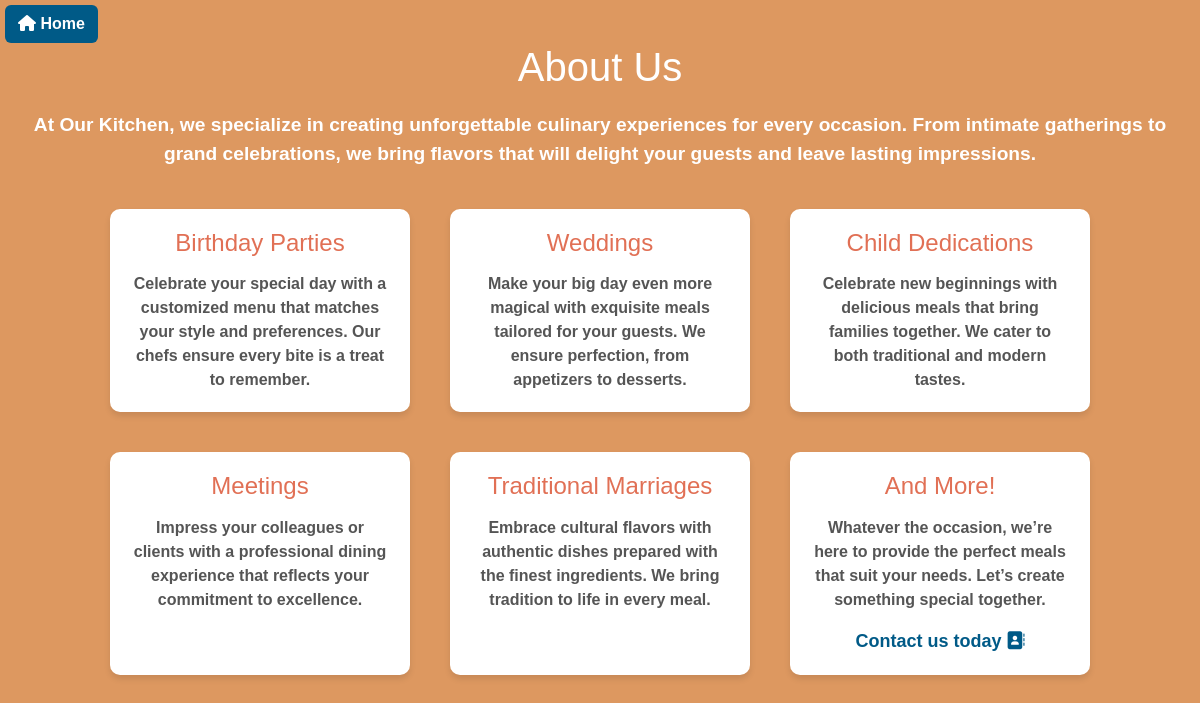
Page /about/ on the earlier database version.
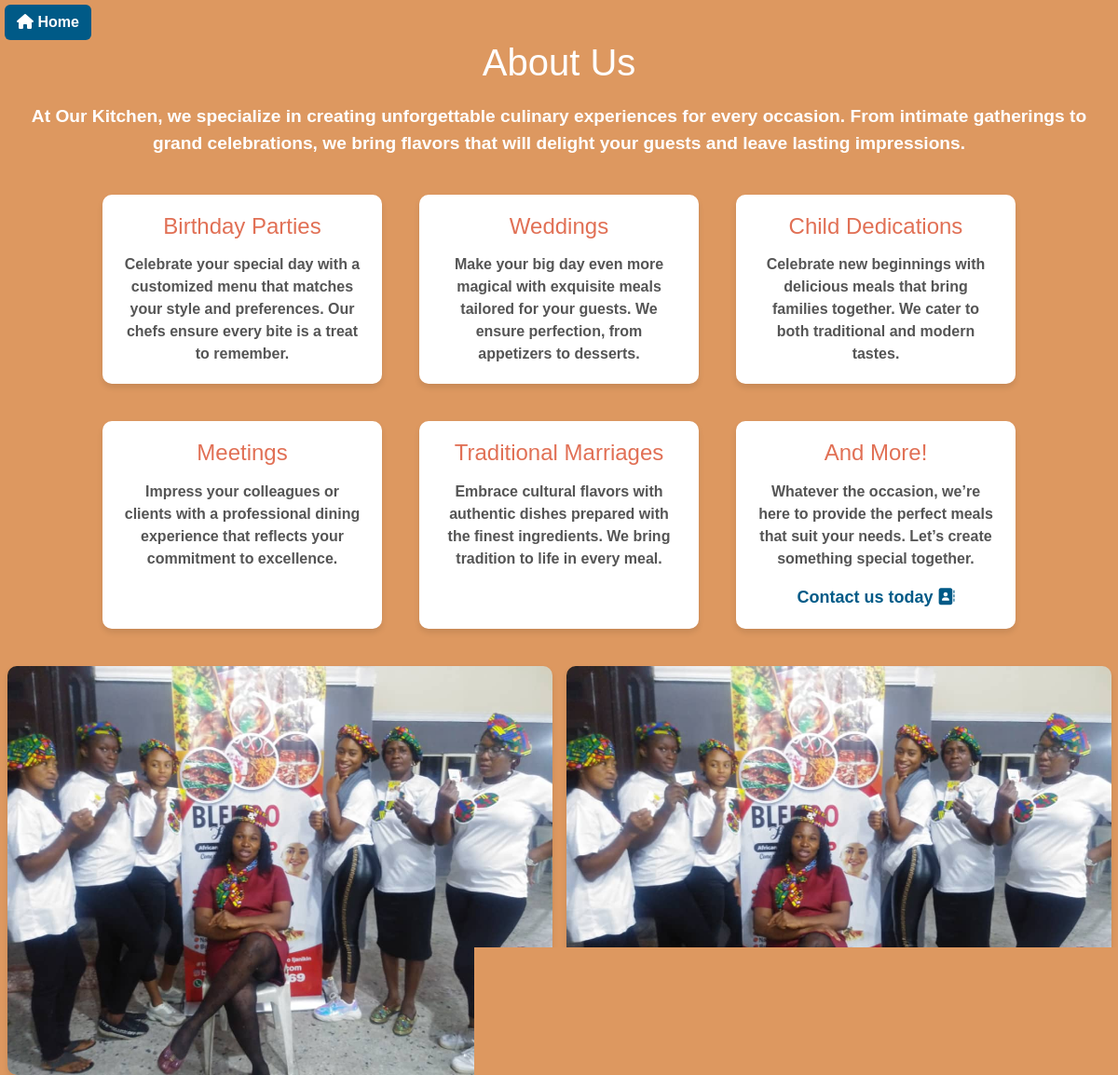
Same page on the later database version.
### base/models.py (models this page shows)
class AboutImages(models.Model):
    aboutimage = models.ImageField(upload_to='about_images',null=True,blank=True)

### base/views.py (the view, shortened to what this page needs)
# urls.py: path('about/',views.about,name='about'),
def about(request):
    images = AboutImages.objects.all()
    context = {'images':images}
    return render(request,'about.html',context)

### base/context_processors.py (called while the page is built)
def user_profile(request):
    if request.user.is_authenticated:
        try:
            profile = Profile.objects.get(user=request.user)
        except Profile.DoesNotExist:
            profile = None
    else:
        profile = None
    return {'user_profile': profile}

### template/about.html (shortened to what this page needs)
{% extends 'home.html' %}
{% block content %}
<a style="margin-left: 5px;margin-top: 5px;background-color: #005a87;color: white;" href="{% url 'home' %}" class="btn"><i class="fa fa-home" aria-hidden="true"></i>
    Home</a>
<h1>About Us</h1>
<p class="about-intro">
    At <strong>Our Kitchen</strong>, we specialize in creating unforgettable culinary experiences for every occasion. From intimate gatherings to grand celebrations, we bring flavors that will delight your guests and leave lasting impressions.
</p>
<div class="services">
    <div class="card">
        <div class="card-body">
            <h5 class="card-title">Birthday Parties</h5>
            <p class="card-text">
                Celebrate your special day with a customized menu that matches your style and preferences. Our chefs ensure every bite is a treat to remember.
            </p>
        </div>
    </div>
    <div class="card">
        <div class="card-body">
            <h5 class="card-title">Weddings</h5>
            <p class="card-text">
                Make your big day even more magical with exquisite meals tailored for your guests. We ensure perfection, from appetizers to desserts.
            </p>
        </div>
    </div>
    <div class="card">
        <div class="card-body">
            <h5 class="card-title">Child Dedications</h5>
            <p class="card-text">
                Celebrate new beginnings with delicious meals that bring families together. We cater to both traditional and modern tastes.
            </p>
        </div>
    </div>
    <div class="card">
        <div class="card-body">
            <h5 class="card-title">Meetings</h5>
            <p class="card-text">
                Impress your colleagues or clients with a professional dining experience that reflects your commitment to excellence.
            </p>
        </div>
    </div>
    <div class="card">
        <div class="card-body">
            <h5 class="card-title">Traditional Marriages</h5>
            <p class="card-text">
                Embrace cultural flavors with authentic dishes prepared with the finest ingredients. We bring tradition to life in every meal.
            </p>
        </div>
    </div>
    <div class="card">
        <div class="card-body">
            <h5 class="card-title">And More!</h5>
            <p class="card-text">
                Whatever the occasion, we’re here to provide the perfect meals that suit your needs. Let’s create something special together.
            </p>
            <a style="color: #005a87;" href="{% url 'contact' %}" class="cta-link">Contact us today <i class="fa-solid fa-address-book"></i></a>
        </div>
    </div>
</div>
<div class="image-gallery">
    {% for x in images %}
    <div class="image-card">
        <img src="{{ x.aboutimage.url }}" alt="Uploaded Image" />
    </div>
    {% endfor %}
</div>
{% endblock %}

### template/home.html (shortened to what this page needs)
{% load static %}
<!doctype html>
<html lang="en">
<head>
  <link href="https://cdn.jsdelivr.net/npm/bootstrap@5.3.3/dist/css/bootstrap.min.css" rel="stylesheet">
  <link rel="stylesheet" href="https://cdnjs.cloudflare.com/ajax/libs/font-awesome/6.6.0/css/all.min.css" />
</head>
<body>
  {% block content %}{% endblock %}
</body>
</html>

### template/about.html (style rules this page uses)
body { background-color: #dd9860; font-family: 'Arial', sans-serif; }
h1 { text-align: center; color: #fff; margin-bottom: 20px; }
.about-intro { text-align: center; color: #fff; font-size: 1.2rem; margin: 20px; }
.services { display: flex; flex-wrap: wrap; gap: 20px; justify-content: center; margin: 30px 20px; }
.card { background-color: #ffffff; border: none; border-radius: 10px; box-shadow: 0 4px 6px rgba(0, 0, 0, 0.1); max-width: 300px; margin: 10px; }
.card-body { padding: 20px; text-align: center; }
.card-title { font-size: 1.5rem; color: #e17055; margin-bottom: 15px; }
.card-text { font-size: 1rem; color: #555; }
.cta-link { display: block; margin-top: 15px; color: #e17055; text-decoration: none; font-weight: bold; }
.image-gallery { display: flex; flex-wrap: wrap; gap: 15px; justify-content: center; margin-top: 30px; }
.image-card { position: relative; max-width: calc(50% - 15px); display: flex; flex-direction: column; align-items: center; }
.image-card img { width: 100%; border-radius: 10px; box-shadow: 0 4px 6px rgba(0, 0, 0, 0.1); }

Differences in the rows shown:
added AboutImages: aboutimage (picture)
added AboutImages: aboutimage (picture)
